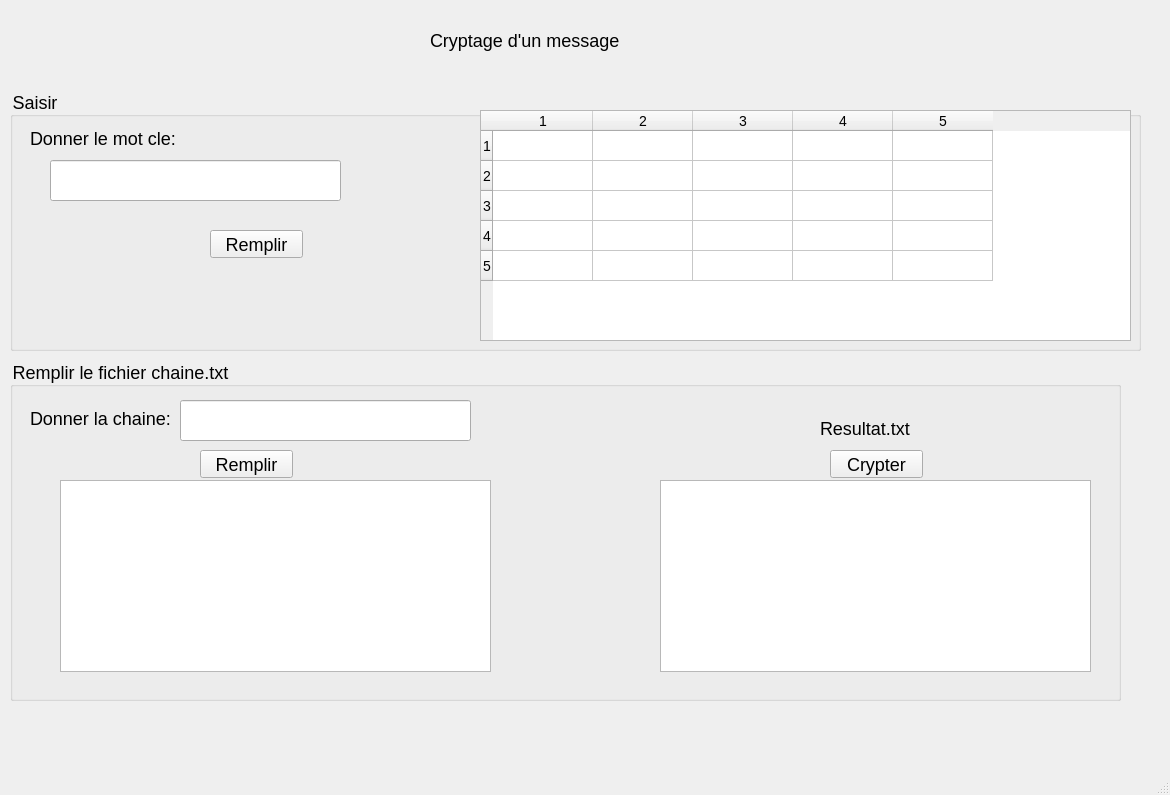
<?xml version="1.0" encoding="UTF-8"?>
<ui version="4.0">
 <class>MainWindow</class>
 <widget class="QMainWindow" name="MainWindow">
  <property name="geometry">
   <rect>
    <x>0</x>
    <y>0</y>
    <width>1170</width>
    <height>795</height>
   </rect>
  </property>
  <property name="windowTitle">
   <string>MainWindow</string>
  </property>
  <property name="styleSheet">
   <string notr="true">font-size: 18px;</string>
  </property>
  <widget class="QWidget" name="centralwidget">
   <widget class="QLabel" name="label">
    <property name="geometry">
     <rect>
      <x>430</x>
      <y>10</y>
      <width>241</width>
      <height>61</height>
     </rect>
    </property>
    <property name="styleSheet">
     <string notr="true">font: 18pt &quot;Barbaro&quot;;</string>
    </property>
    <property name="text">
     <string>Cryptage d'un message</string>
    </property>
   </widget>
   <widget class="QGroupBox" name="groupBox">
    <property name="geometry">
     <rect>
      <x>10</x>
      <y>90</y>
      <width>1131</width>
      <height>261</height>
     </rect>
    </property>
    <property name="title">
     <string>Saisir</string>
    </property>
    <widget class="QLabel" name="label_2">
     <property name="geometry">
      <rect>
       <x>20</x>
       <y>40</y>
       <width>171</width>
       <height>16</height>
      </rect>
     </property>
     <property name="text">
      <string>Donner le mot cle:</string>
     </property>
    </widget>
    <widget class="QLineEdit" name="motCle">
     <property name="geometry">
      <rect>
       <x>40</x>
       <y>70</y>
       <width>291</width>
       <height>41</height>
      </rect>
     </property>
    </widget>
    <widget class="QPushButton" name="btn_remp1">
     <property name="geometry">
      <rect>
       <x>200</x>
       <y>140</y>
       <width>93</width>
       <height>28</height>
      </rect>
     </property>
     <property name="text">
      <string>Remplir</string>
     </property>
    </widget>
    <widget class="QTableWidget" name="tab">
     <property name="geometry">
      <rect>
       <x>470</x>
       <y>20</y>
       <width>651</width>
       <height>231</height>
      </rect>
     </property>
     <property name="styleSheet">
      <string notr="true">font-size: 14px;</string>
     </property>
     <row>
      <property name="text">
       <string>1</string>
      </property>
     </row>
     <row>
      <property name="text">
       <string>2</string>
      </property>
     </row>
     <row>
      <property name="text">
       <string>3</string>
      </property>
     </row>
     <row>
      <property name="text">
       <string>4</string>
      </property>
     </row>
     <row>
      <property name="text">
       <string>5</string>
      </property>
     </row>
     <column>
      <property name="text">
       <string>1</string>
      </property>
     </column>
     <column>
      <property name="text">
       <string>2</string>
      </property>
     </column>
     <column>
      <property name="text">
       <string>3</string>
      </property>
     </column>
     <column>
      <property name="text">
       <string>4</string>
      </property>
     </column>
     <column>
      <property name="text">
       <string>5</string>
      </property>
     </column>
    </widget>
   </widget>
   <widget class="QGroupBox" name="groupBox_2">
    <property name="geometry">
     <rect>
      <x>10</x>
      <y>360</y>
      <width>1111</width>
      <height>341</height>
     </rect>
    </property>
    <property name="title">
     <string>Remplir le fichier chaine.txt</string>
    </property>
    <widget class="QLabel" name="label_4">
     <property name="geometry">
      <rect>
       <x>20</x>
       <y>50</y>
       <width>171</width>
       <height>16</height>
      </rect>
     </property>
     <property name="text">
      <string>Donner la chaine:</string>
     </property>
    </widget>
    <widget class="QLineEdit" name="chaine">
     <property name="geometry">
      <rect>
       <x>170</x>
       <y>40</y>
       <width>291</width>
       <height>41</height>
      </rect>
     </property>
    </widget>
    <widget class="QPushButton" name="btn_remp2">
     <property name="geometry">
      <rect>
       <x>190</x>
       <y>90</y>
       <width>93</width>
       <height>28</height>
      </rect>
     </property>
     <property name="text">
      <string>Remplir</string>
     </property>
    </widget>
    <widget class="QPushButton" name="btn_crypt">
     <property name="geometry">
      <rect>
       <x>820</x>
       <y>90</y>
       <width>93</width>
       <height>28</height>
      </rect>
     </property>
     <property name="text">
      <string>Crypter</string>
     </property>
    </widget>
    <widget class="QLabel" name="label_6">
     <property name="geometry">
      <rect>
       <x>810</x>
       <y>60</y>
       <width>171</width>
       <height>16</height>
      </rect>
     </property>
     <property name="text">
      <string>Resultat.txt</string>
     </property>
    </widget>
    <widget class="QListWidget" name="affChaine">
     <property name="geometry">
      <rect>
       <x>50</x>
       <y>120</y>
       <width>431</width>
       <height>192</height>
      </rect>
     </property>
    </widget>
    <widget class="QListWidget" name="affResult">
     <property name="geometry">
      <rect>
       <x>650</x>
       <y>120</y>
       <width>431</width>
       <height>192</height>
      </rect>
     </property>
    </widget>
   </widget>
  </widget>
  <widget class="QMenuBar" name="menubar">
   <property name="geometry">
    <rect>
     <x>0</x>
     <y>0</y>
     <width>1170</width>
     <height>31</height>
    </rect>
   </property>
  </widget>
  <widget class="QStatusBar" name="statusbar"/>
 </widget>
 <resources/>
 <connections/>
</ui>
